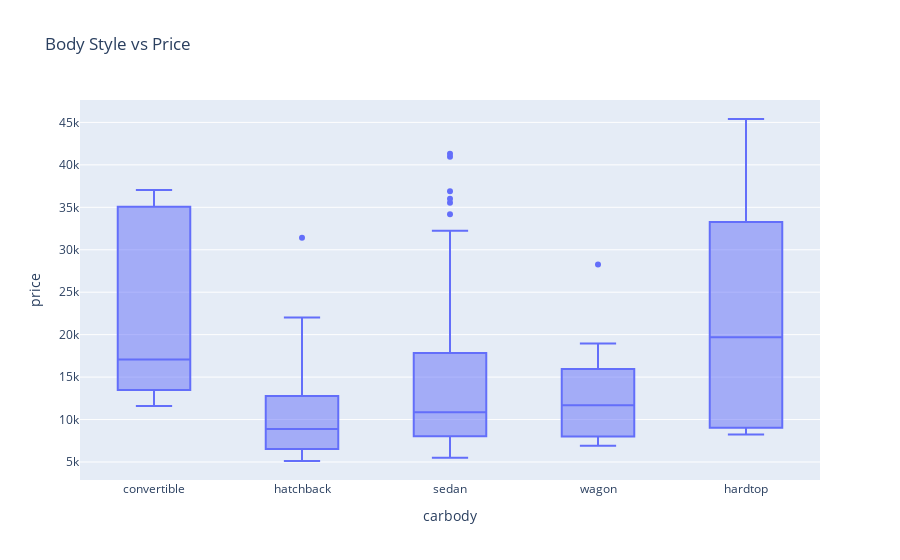

Notebook code for this chart:
### Code cell
fig = px.box(df, x='carbody', y='price', title='Body Style vs Price')
fig.show()

### Figure 1 — Plotly figure (JSON) as saved in the notebook; plotly's stock layout.template omitted (floating-point values rounded to 4 significant figures; data arrays with more than 128 entries replaced by an {"elided": "..."} marker saying what was removed)
{"data": [{"alignmentgroup": "True", "hovertemplate": "carbody=%{x}<br>price=%{y}<extra></extra>", "legendgroup": "", "marker": {"color": "#636efa"}, "name": "", "notched": false, "offsetgroup": "", "orientation": "v", "showlegend": false, "type": "box", "x": {"elided": "205 str values"}, "x0": " ", "xaxis": "x", "y": {"elided": "205 float values"}, "y0": " ", "yaxis": "y"}], "layout": {"boxmode": "group", "legend": {"tracegroupgap": 0}, "title": {"text": "Body Style vs Price"}, "xaxis": {"anchor": "y", "domain": [0, 1], "title": {"text": "carbody"}}, "yaxis": {"anchor": "x", "domain": [0, 1], "title": {"text": "price"}}}}
